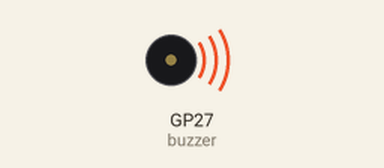
The program below on a simulated Raspberry Pi Pico running MicroPython. On the bench: buzzer (waves = sounding).

Above: at 1.8 s.
Timing chart, 0 to 3.0 s (numbered marks = the images above):
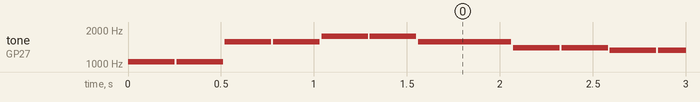

Measured:
- by itself, tone on GP27 (buzzer): plays 1046 Hz for 0.25 s, 1046 Hz for 0.25 s, 1568 Hz for 0.25 s, 1568 Hz for 0.25 s, 1760 Hz for 0.25 s, 1760 Hz for 0.25 s … (441 notes in this stretch)

The program:

L8_little_star.py
```python
from machine import Pin, I2C, ADC, PWM
from time import sleep

buzzer = PWM(Pin(27))
vol = 1000
def DO(time):
    buzzer.freq(1046) #1
    buzzer.duty_u16(vol)
    sleep(time)
def RE(time):
    buzzer.freq(1175) #2
    buzzer.duty_u16(vol)
    sleep(time)
def MI(time):
    buzzer.freq(1318) #3
    buzzer.duty_u16(vol)
    sleep(time)
def FA(time):
    buzzer.freq(1397) #4
    buzzer.duty_u16(vol)
    sleep(time)
def SO(time):
    buzzer.freq(1568) #5
    buzzer.duty_u16(vol)
    sleep(time)
def LA(time):
    buzzer.freq(1760) #6
    buzzer.duty_u16(vol)
    sleep(time)
def SI(time):
    buzzer.freq(1967) #7
    buzzer.duty_u16(vol)
    sleep(time)
def N(time):
    buzzer.duty_u16(0) #close
    sleep(time)
while True:

    DO(0.25)
    N(0.01)
    DO(0.25)
    N(0.01)
    SO(0.25)
    N(0.01)
    SO(0.25)
    N(0.01)
    LA(0.25)
    N(0.01)
    LA(0.25)
    N(0.01)
    SO(0.5)
    N(0.01)

    FA(0.25)
    N(0.01)
    FA(0.25)
    N(0.01)
    MI(0.25)
    N(0.01)
    MI(0.25)
    N(0.01)

    RE(0.25)
    N(0.01)
    RE(0.25)
    N(0.01)
    DO(0.5)
    N(0.01)

   
```
